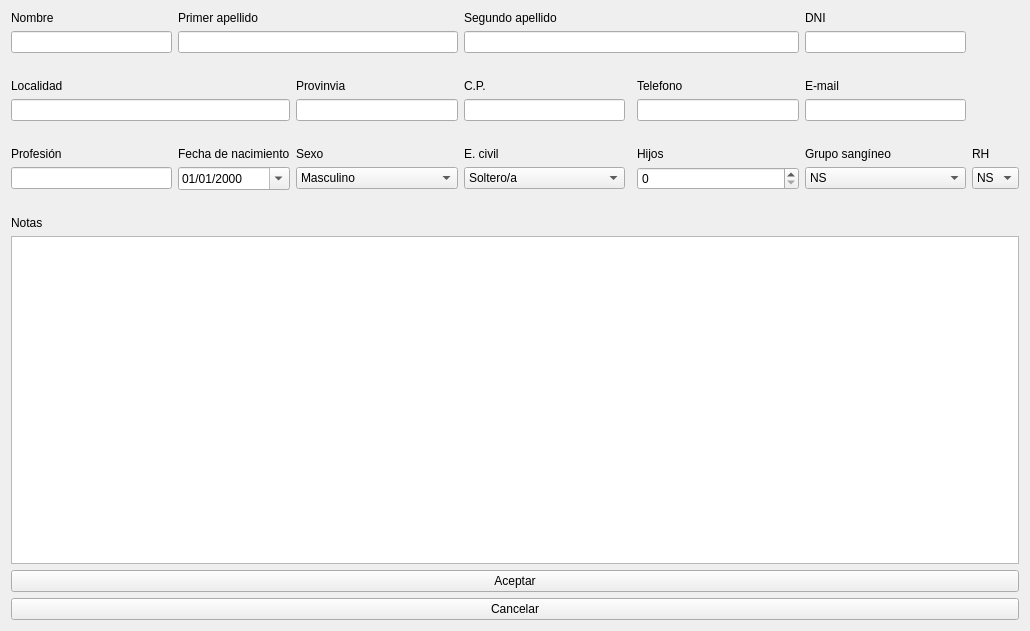
<?xml version="1.0" encoding="UTF-8"?>
<ui version="4.0">
 <class>NuevoPaciente</class>
 <widget class="QDialog" name="NuevoPaciente">
  <property name="geometry">
   <rect>
    <x>0</x>
    <y>0</y>
    <width>1030</width>
    <height>631</height>
   </rect>
  </property>
  <property name="windowTitle">
   <string>Nuevo paciente</string>
  </property>
  <layout class="QGridLayout" name="gridLayout">
   <item row="0" column="0">
    <layout class="QGridLayout" name="gridLayout_2">
     <item row="8" column="7">
      <widget class="QLabel" name="label_11">
       <property name="text">
        <string>RH</string>
       </property>
       <property name="buddy">
        <cstring>cbRH</cstring>
       </property>
      </widget>
     </item>
     <item row="1" column="1" colspan="2">
      <widget class="QLineEdit" name="leApellido1"/>
     </item>
     <item row="1" column="3" colspan="3">
      <widget class="QLineEdit" name="leApellido2"/>
     </item>
     <item row="0" column="6">
      <widget class="QLabel" name="label_4">
       <property name="text">
        <string>DNI</string>
       </property>
       <property name="buddy">
        <cstring>leDNI</cstring>
       </property>
      </widget>
     </item>
     <item row="4" column="5">
      <widget class="QLabel" name="label_14">
       <property name="text">
        <string>Telefono</string>
       </property>
       <property name="buddy">
        <cstring>leTlfn</cstring>
       </property>
      </widget>
     </item>
     <item row="5" column="5">
      <widget class="QLineEdit" name="leTlfn"/>
     </item>
     <item row="0" column="0">
      <widget class="QLabel" name="label">
       <property name="text">
        <string>Nombre</string>
       </property>
       <property name="buddy">
        <cstring>leNombre</cstring>
       </property>
      </widget>
     </item>
     <item row="10" column="1">
      <widget class="QDateEdit" name="deNacimiento">
       <property name="displayFormat">
        <string>dd/MM/yyyy</string>
       </property>
       <property name="calendarPopup">
        <bool>true</bool>
       </property>
      </widget>
     </item>
     <item row="5" column="2">
      <widget class="QLineEdit" name="leProvincia"/>
     </item>
     <item row="0" column="1">
      <widget class="QLabel" name="label_2">
       <property name="text">
        <string>Primer apellido</string>
       </property>
       <property name="buddy">
        <cstring>leApellido1</cstring>
       </property>
      </widget>
     </item>
     <item row="10" column="7">
      <widget class="QComboBox" name="cbRH">
       <item>
        <property name="text">
         <string>NS</string>
        </property>
       </item>
       <item>
        <property name="text">
         <string>+</string>
        </property>
       </item>
       <item>
        <property name="text">
         <string>-</string>
        </property>
       </item>
      </widget>
     </item>
     <item row="0" column="3">
      <widget class="QLabel" name="label_3">
       <property name="text">
        <string>Segundo apellido</string>
       </property>
       <property name="buddy">
        <cstring>leApellido2</cstring>
       </property>
      </widget>
     </item>
     <item row="4" column="6">
      <widget class="QLabel" name="label_15">
       <property name="text">
        <string>E-mail</string>
       </property>
       <property name="buddy">
        <cstring>leMail</cstring>
       </property>
      </widget>
     </item>
     <item row="3" column="2">
      <spacer name="horizontalSpacer">
       <property name="orientation">
        <enum>Qt::Horizontal</enum>
       </property>
       <property name="sizeHint" stdset="0">
        <size>
         <width>40</width>
         <height>20</height>
        </size>
       </property>
      </spacer>
     </item>
     <item row="10" column="6">
      <widget class="QComboBox" name="cbGrupoSanguineo">
       <item>
        <property name="text">
         <string>NS</string>
        </property>
       </item>
       <item>
        <property name="text">
         <string>A</string>
        </property>
       </item>
       <item>
        <property name="text">
         <string>B</string>
        </property>
       </item>
       <item>
        <property name="text">
         <string>AB</string>
        </property>
       </item>
       <item>
        <property name="text">
         <string>0</string>
        </property>
       </item>
      </widget>
     </item>
     <item row="8" column="1">
      <widget class="QLabel" name="label_5">
       <property name="text">
        <string>Fecha de nacimiento</string>
       </property>
       <property name="buddy">
        <cstring>deNacimiento</cstring>
       </property>
      </widget>
     </item>
     <item row="4" column="2">
      <widget class="QLabel" name="label_13">
       <property name="text">
        <string>Provinvia</string>
       </property>
       <property name="buddy">
        <cstring>leProvincia</cstring>
       </property>
      </widget>
     </item>
     <item row="10" column="3">
      <widget class="QComboBox" name="cbECivil">
       <item>
        <property name="text">
         <string>Soltero/a</string>
        </property>
       </item>
       <item>
        <property name="text">
         <string>Casado/a</string>
        </property>
       </item>
       <item>
        <property name="text">
         <string>Divorciado/a</string>
        </property>
       </item>
       <item>
        <property name="text">
         <string>Viudo/a</string>
        </property>
       </item>
       <item>
        <property name="text">
         <string>Separado/a</string>
        </property>
       </item>
       <item>
        <property name="text">
         <string>En pareja</string>
        </property>
       </item>
      </widget>
     </item>
     <item row="8" column="0">
      <widget class="QLabel" name="label_6">
       <property name="text">
        <string>Profesión</string>
       </property>
       <property name="buddy">
        <cstring>leProfesion</cstring>
       </property>
      </widget>
     </item>
     <item row="8" column="2">
      <widget class="QLabel" name="label_7">
       <property name="text">
        <string>Sexo</string>
       </property>
       <property name="buddy">
        <cstring>cbSexo</cstring>
       </property>
      </widget>
     </item>
     <item row="5" column="0" colspan="2">
      <widget class="QLineEdit" name="leLocalidad"/>
     </item>
     <item row="8" column="6">
      <widget class="QLabel" name="label_10">
       <property name="text">
        <string>Grupo sangíneo</string>
       </property>
       <property name="buddy">
        <cstring>cbGrupoSanguineo</cstring>
       </property>
      </widget>
     </item>
     <item row="4" column="3">
      <widget class="QLabel" name="label_16">
       <property name="text">
        <string>C.P.</string>
       </property>
       <property name="buddy">
        <cstring>leCP</cstring>
       </property>
      </widget>
     </item>
     <item row="5" column="6">
      <widget class="QLineEdit" name="leMail"/>
     </item>
     <item row="10" column="2">
      <widget class="QComboBox" name="cbSexo">
       <item>
        <property name="text">
         <string>Masculino</string>
        </property>
       </item>
       <item>
        <property name="text">
         <string>Femenino</string>
        </property>
       </item>
      </widget>
     </item>
     <item row="10" column="0">
      <widget class="QLineEdit" name="leProfesion"/>
     </item>
     <item row="8" column="3">
      <widget class="QLabel" name="label_8">
       <property name="text">
        <string>E. civil</string>
       </property>
       <property name="buddy">
        <cstring>cbECivil</cstring>
       </property>
      </widget>
     </item>
     <item row="5" column="3">
      <widget class="QLineEdit" name="leCP"/>
     </item>
     <item row="1" column="0">
      <widget class="QLineEdit" name="leNombre"/>
     </item>
     <item row="1" column="6">
      <widget class="QLineEdit" name="leDNI"/>
     </item>
     <item row="10" column="5">
      <widget class="QSpinBox" name="sbHijos"/>
     </item>
     <item row="4" column="0">
      <widget class="QLabel" name="label_12">
       <property name="text">
        <string>Localidad</string>
       </property>
       <property name="buddy">
        <cstring>leLocalidad</cstring>
       </property>
      </widget>
     </item>
     <item row="8" column="5">
      <widget class="QLabel" name="label_9">
       <property name="text">
        <string>Hijos</string>
       </property>
       <property name="buddy">
        <cstring>sbHijos</cstring>
       </property>
      </widget>
     </item>
     <item row="6" column="3">
      <spacer name="horizontalSpacer_3">
       <property name="orientation">
        <enum>Qt::Horizontal</enum>
       </property>
       <property name="sizeHint" stdset="0">
        <size>
         <width>40</width>
         <height>20</height>
        </size>
       </property>
      </spacer>
     </item>
    </layout>
   </item>
   <item row="2" column="0">
    <widget class="QLabel" name="label_17">
     <property name="text">
      <string>Notas</string>
     </property>
     <property name="buddy">
      <cstring>textEdit</cstring>
     </property>
    </widget>
   </item>
   <item row="5" column="0">
    <widget class="QPushButton" name="pbCancelar">
     <property name="text">
      <string>Cancelar</string>
     </property>
     <property name="icon">
      <iconset resource="iconos.qrc">
       <normaloff>:/new/ico/iconos/close.png</normaloff>:/new/ico/iconos/close.png</iconset>
     </property>
     <property name="autoDefault">
      <bool>false</bool>
     </property>
    </widget>
   </item>
   <item row="1" column="0">
    <spacer name="horizontalSpacer_2">
     <property name="orientation">
      <enum>Qt::Horizontal</enum>
     </property>
     <property name="sizeHint" stdset="0">
      <size>
       <width>40</width>
       <height>20</height>
      </size>
     </property>
    </spacer>
   </item>
   <item row="3" column="0">
    <widget class="QTextEdit" name="textEdit"/>
   </item>
   <item row="4" column="0">
    <widget class="QPushButton" name="pbAceptar">
     <property name="text">
      <string>Aceptar</string>
     </property>
     <property name="icon">
      <iconset resource="iconos.qrc">
       <normaloff>:/new/ico/iconos/checkbox_checked.png</normaloff>:/new/ico/iconos/checkbox_checked.png</iconset>
     </property>
     <property name="autoDefault">
      <bool>false</bool>
     </property>
    </widget>
   </item>
  </layout>
 </widget>
 <tabstops>
  <tabstop>leNombre</tabstop>
  <tabstop>leApellido1</tabstop>
  <tabstop>leApellido2</tabstop>
  <tabstop>leDNI</tabstop>
  <tabstop>leLocalidad</tabstop>
  <tabstop>leProvincia</tabstop>
  <tabstop>leCP</tabstop>
  <tabstop>leTlfn</tabstop>
  <tabstop>leMail</tabstop>
  <tabstop>leProfesion</tabstop>
  <tabstop>deNacimiento</tabstop>
  <tabstop>cbSexo</tabstop>
  <tabstop>cbECivil</tabstop>
  <tabstop>sbHijos</tabstop>
  <tabstop>cbGrupoSanguineo</tabstop>
  <tabstop>cbRH</tabstop>
  <tabstop>textEdit</tabstop>
  <tabstop>pbAceptar</tabstop>
  <tabstop>pbCancelar</tabstop>
 </tabstops>
 <resources>
  <include location="iconos.qrc"/>
 </resources>
 <connections>
  <connection>
   <sender>pbCancelar</sender>
   <signal>clicked()</signal>
   <receiver>NuevoPaciente</receiver>
   <slot>reject()</slot>
   <hints>
    <hint type="sourcelabel">
     <x>514</x>
     <y>607</y>
    </hint>
    <hint type="destinationlabel">
     <x>514</x>
     <y>315</y>
    </hint>
   </hints>
  </connection>
 </connections>
</ui>
